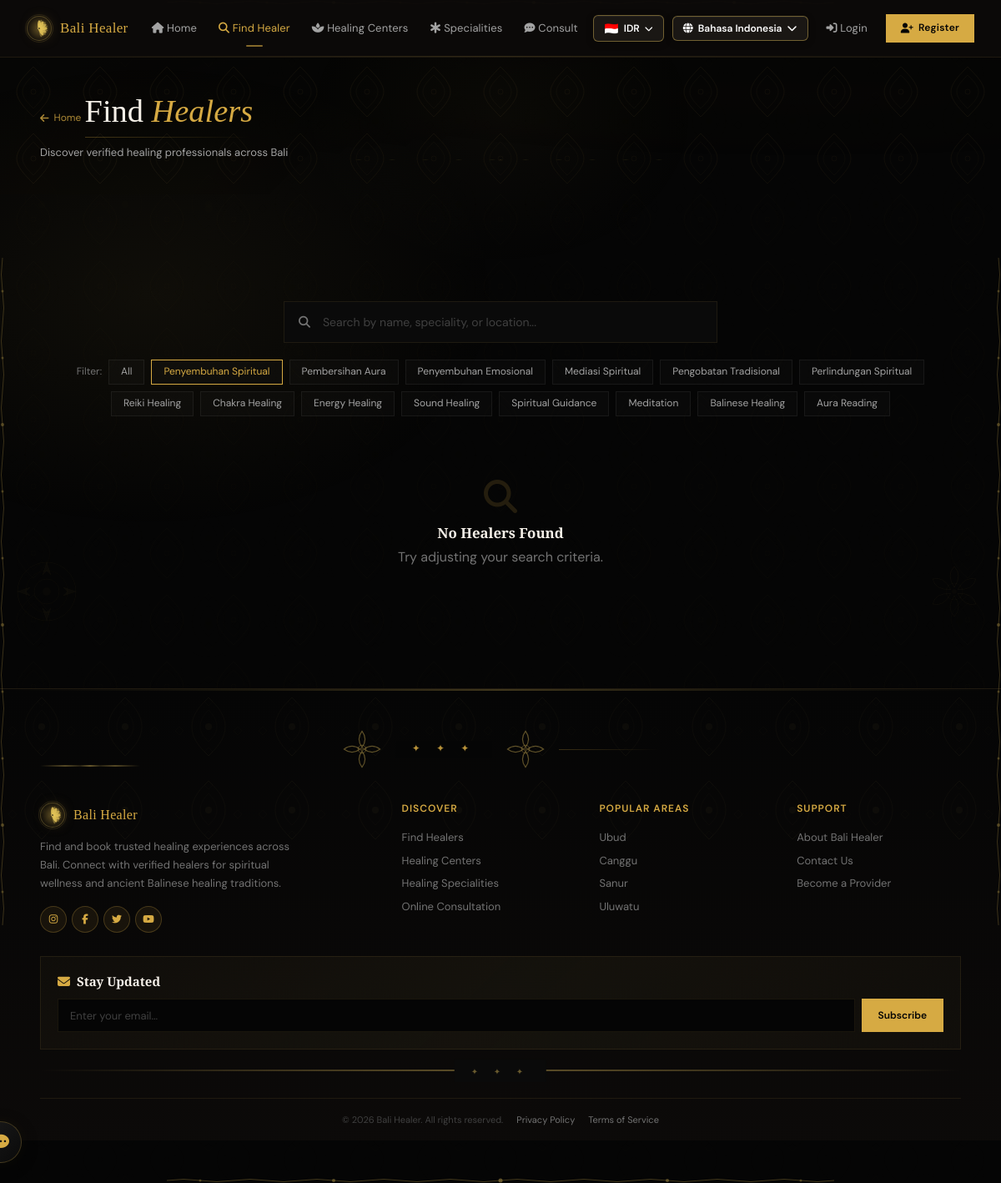
/id/healers/?category=1, run on the app's committed database.
### healers/models.py (models this page shows, shortened)
class HealerCategory(models.Model):
    name = models.CharField(max_length=100)
    description = models.TextField(blank=True)
    icon = models.CharField(max_length=50, default='spa')
    class Meta:
        verbose_name_plural = 'Healer Categories'

### healers/views.py (the view, shortened to what this page needs)
# urls.py: path('healers/', views.healer_list, name='healer_list'),
def healer_list(request):
    healers = Healer.objects.filter(is_available=True).select_related('category').annotate(
        review_count=Count('reviews')
    )
    categories = HealerCategory.objects.all()
    locations = Location.objects.all()
    query = request.GET.get('q')
    category_id = request.GET.get('category')
    location_id = request.GET.get('location')
    min_price = request.GET.get('min_price')
    max_price = request.GET.get('max_price')
    if category_id:
        healers = healers.filter(category_id=category_id)
    if location_id:
        loc = Location.objects.filter(id=location_id).first()
        if loc:
            healers = healers.filter(address__icontains=loc.name)
    if min_price:
        healers = healers.filter(price_idr__gte=min_price)
    if max_price:
        healers = healers.filter(price_idr__lte=max_price)
    return render(request, 'healer_list.html', {
        'healers': healers,
        'categories': categories,
        'locations': locations,
        'query': query or '',
        'selected_category': category_id or '',
        'min_price': min_price or '',
        'max_price': max_price or '',
    })

### accounts/context_processors.py (called while the page is built)
def notification_context(request):
    if request.user.is_authenticated:
        unread_count = Notification.objects.filter(user=request.user, is_read=False).count()
        return {'global_unread_notifications': unread_count}
    return {'global_unread_notifications': 0}

### templates/healer_list.html (shortened to what this page needs)
{% extends 'base.html' %}
{% load static %}
{% load i18n %}
{% load currency_tags %}
{% block content %}
<div class="page-header">
    <div class="container">
        <a href="{% url 'home' %}" class="back-link"><i class="fas fa-arrow-left"></i> {% trans "Home" %}</a>
        <div style="position:relative;display:inline-block">
            <h1>{% blocktrans %}Find <em>Healers</em>{% endblocktrans %}</h1>
            <div style="height:1px;background:linear-gradient(90deg,var(--gold),transparent);margin-top:8px;opacity:0.3"></div>
        </div>
        <p>{% trans "Discover verified healing professionals across Bali" %}</p>
    </div>
</div>
<section class="section" data-reveal>
    <div class="container">
        <div class="search-wrap" style="margin-bottom:20px">
            <form method="GET" action="{% url 'healer_list' %}">
                <input type="text" name="q" class="search-input" value="{{ query }}" placeholder="{% trans 'Search by name, speciality, or location...' %}">
            </form>
        </div>
        <div class="popular-tags" style="margin-bottom:28px">
            <span class="popular-label">{% trans "Filter:" %}</span>
            <a href="{% url 'healer_list' %}" class="tag-pill" style="{% if not selected_category %}border-color:var(--gold);color:var(--gold){% endif %}">{% trans "All" %}</a>
            {% for cat in categories %}
            <a href="{% url 'healer_list' %}?category={{ cat.id }}" class="tag-pill" style="{% if selected_category == cat.id|stringformat:'d' %}border-color:var(--gold);color:var(--gold){% endif %}">{{ cat.name }}</a>
            {% endfor %}
        </div>
        <div class="healers-grid">
            {% for healer in healers %}
            <div class="healer-card">
                <div class="healer-card-header">
                    <div class="healer-card-header-bg" style="background:linear-gradient(135deg, {% cycle '#92400e' '#581c87' '#0f766e' '#1e3a5f' '#7e22ce' '#166534' as hbg1 %}, {% cycle '#ca8a04' '#9333ea' '#06b6d4' '#2563eb' '#db2777' '#059669' as hbg2 %})">
                        <div class="deco-circle"></div>
                        <div class="deco-circle"></div>
                    </div>
                    <button class="healer-fav-btn"><i class="far fa-heart"></i></button>
                    <div class="healer-avatar-wrap">
                        {% if healer.photo %}
                            <img src="{{ healer.photo.url }}" alt="{{ healer.name }}" style="width:56px;height:56px;border-radius:50%;object-fit:cover;border:2px solid var(--gold)">
                        {% else %}
                            <div class="healer-avatar" style="background:linear-gradient(135deg, {% cycle '#b45309' '#7c3aed' '#0d9488' '#1e40af' '#a21caf' '#15803d' as av1 %}, {% cycle '#eab308' '#a855f7' '#22d3ee' '#3b82f6' '#ec4899' '#10b981' as av2 %})">
                                {{ healer.name|truncatechars:2 }}
                            </div>
                        {% endif %}
                        <div class="verified-badge"><i class="fas fa-check"></i></div>
                    </div>
                </div>
                <div class="healer-card-body">
                    <div class="healer-name">{{ healer.name }}</div>
                    <div class="healer-meta">
                        <span><i class="fas fa-location-dot"></i> {{ healer.address|truncatechars:20 }}</span>
                        <span><i class="fas fa-clock"></i> {{ healer.experience_years }} {% trans "yrs" %}</span>
                    </div>
                    <div class="healer-rating">
                        <div class="stars">{% for i in "12345" %}{% if forloop.counter <= healer.rating %}<i class="fas fa-star"></i>{% else %}<i class="far fa-star"></i>{% endif %}{% endfor %}</div>
                        <span class="rating-score">{{ healer.rating }}</span>
                        <span class="rating-count">({{ healer.review_count }})</span>
                    </div>
                    {% if healer.rating >= 4.8 %}<div class="top-rated-badge"><i class="fas fa-award"></i> {% trans "Top Rated" %}</div>{% endif %}
                    <div class="healer-tags">
                        {% for spec in healer.specializations|truncatewords:2 %}<span class="healer-tag">{{ spec }}</span>{% endfor %}
                    </div>
                    <div class="healer-divider"></div>
                    <div class="healer-footer">
                        <div class="healer-status {% if healer.is_available %}available{% else %}demand{% endif %}">
                            <span class="healer-status-dot"></span>
                            {% if healer.is_available %}{% trans "Available" %}{% else %}{% trans "High Demand" %}{% endif %}
                        </div>
                        <div class="healer-price">{% trans "From" %} <strong data-price-idr="{{ healer.price_idr|floatformat:0 }}">{{ healer.price_idr|price_with_original:LANGUAGE_CODE }}</strong></div>
                    </div>
                    <div class="currency-carousel-wrap" data-price-idr="{{ healer.price_idr|floatformat:0 }}">
                        <div class="currency-carousel-track">
                            <div class="currency-carousel-slide"><span class="cc-flag">🇮🇩</span><span class="cc-code">IDR</span><span class="cc-amount">Rp {{ healer.price_idr|floatformat:0 }}</span></div>
                            <div class="currency-carousel-slide"><span class="cc-flag">🇺🇸</span><span class="cc-code">USD</span><span class="cc-amount" data-convert="USD"></span></div>
                            <div class="currency-carousel-slide"><span class="cc-flag">🇪🇺</span><span class="cc-code">EUR</span><span class="cc-amount" data-convert="EUR"></span></div>
                            <div class="currency-carousel-slide"><span class="cc-flag">🇬🇧</span><span class="cc-code">GBP</span><span class="cc-amount" data-convert="GBP"></span></div>
                            <div class="currency-carousel-slide"><span class="cc-flag">🇯🇵</span><span class="cc-code">JPY</span><span class="cc-amount" data-convert="JPY"></span></div>
                            <div class="currency-carousel-slide"><span class="cc-flag">🇨🇳</span><span class="cc-code">CNY</span><span class="cc-amount" data-convert="CNY"></span></div>
                            <div class="currency-carousel-slide"><span class="cc-flag">🇰🇷</span><span class="cc-code">KRW</span><span class="cc-amount" data-convert="KRW"></span></div>
                            <div class="currency-carousel-slide"><span class="cc-flag">🇸🇬</span><span class="cc-code">SGD</span><span class="cc-amount" data-convert="SGD"></span></div>
                            <div class="currency-carousel-slide"><span class="cc-flag">🇹🇭</span><span class="cc-code">THB</span><span class="cc-amount" data-convert="THB"></span></div>
                            <div class="currency-carousel-slide"><span class="cc-flag">🇦🇺</span><span class="cc-code">AUD</span><span class="cc-amount" data-convert="AUD"></span></div>
                            <div class="currency-carousel-slide"><span class="cc-flag">🇸🇦</span><span class="cc-code">SAR</span><span class="cc-amount" data-convert="SAR"></span></div>
                            <div class="currency-carousel-slide"><span class="cc-flag">🇮🇳</span><span class="cc-code">INR</span><span class="cc-amount" data-convert="INR"></span></div>
                        </div>
                        <div class="currency-carousel-dots"></div>
                    </div>
                    <div class="healer-actions">
                        <a href="{% url 'create_booking' healer.id %}" class="btn-book">{% trans "Book Now" %}</a>
                        <a href="{% url 'healer_detail' healer.slug %}" class="btn-profile">{% trans "Profile" %}</a>
                    </div>
                </div>
            </div>
            {% empty %}
            <div class="empty-state"><i class="fas fa-magnifying-glass"></i><h3>{% trans "No Healers Found" %}</h3><p>{% trans "Try adjusting your search criteria." %}</p></div>
            {% endfor %}
        </div>
    </div>
</section>
{% endblock %}

### data on the page
HealerCategory: name "Penyembuhan Spiritual"
HealerCategory: name "Pembersihan Aura"
HealerCategory: name "Penyembuhan Emosional"
HealerCategory: name "Mediasi Spiritual"
HealerCategory: name "Pengobatan Tradisional"
HealerCategory: name "Perlindungan Spiritual"
HealerCategory: name "Reiki Healing"
HealerCategory: name "Chakra Healing"
HealerCategory: name "Energy Healing"
HealerCategory: name "Sound Healing"
HealerCategory: name "Spiritual Guidance"
HealerCategory: name "Meditation"
HealerCategory: name "Balinese Healing"
HealerCategory: name "Aura Reading"

### other printed values
{{ lang.name_local }} "Bahasa Indonesia"
